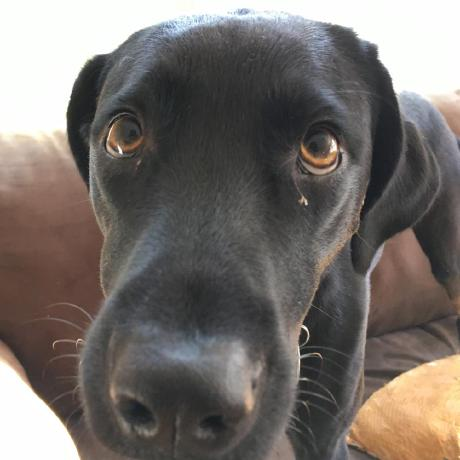
#> input picture build/dog.jpg, 460 x 460 px
$ python -i make_data.py   (imports and definitions only)
#> lines starting #> are read from the running program, lines starting #| are printed output that depends on the picture
"""Pack the four image sets into js/data/*.js and the PCA test reference.

Each js/data/<key>.js registers one dataset: all images tiled into a
sprite (a data: URL, so canvas reads it even from file://) plus labels and
the held-out indices. The page computes PCA itself from these pixels; the
reference test/ref.js holds sklearn's answers on the same pixels.

    PCA_DATA.add({key, title, w, h, ch, n, cols, labels, holdout, credit,
                  sprite})

Sets (sources need no network except cats, see fetch_cats.py):
    guesswho: the 24 Guess Who cards (notes/day20_pca_eigen/guess_who),
        name strip cropped off, 60 x 80 RGB
    olivetti: sklearn's Olivetti faces (cached), 400 x 64 x 64 gray
    emoji: Noto Color Emoji smiley faces rendered from the system font,
        64 x 64 RGB on white
    cats: AFHQ cats (Choi et al. 2020), 64 x 64 RGB, then one dog
        (build/dog.jpg) as the last image

Run (from the repo root):
    ~/venv_ds4400/bin/python -I build/make_data.py --cats <dir> \\
        --guesswho <dir> --dog build/dog.jpg
"""
import argparse
import base64
import io
import json
import math
import pathlib
import unicodedata

import numpy as np
from PIL import Image, ImageDraw, ImageFont
from sklearn.datasets import fetch_olivetti_faces
from sklearn.decomposition import PCA

ROOT = pathlib.Path(__file__).resolve().parent.parent
EMOJI_FONT = "/usr/share/fonts/truetype/noto/NotoColorEmoji.ttf"

# Yellow round faces (Unicode subgroups face-smiling .. face-negative);
# the clown, robot, cat and monkey faces are left out.
EMOJI_RANGES = [(0x1F600, 0x1F637), (0x1F641, 0x1F644), (0x1F910, 0x1F915),
                (0x1F917, 0x1F917), (0x1F920, 0x1F920), (0x1F922, 0x1F925),
                (0x1F927, 0x1F92F), (0x1F970, 0x1F976), (0x1F978, 0x1F97A),
                (0x1F9D0, 0x1F9D0), (0x1FAE0, 0x1FAE5), (0x1FAE8, 0x1FAE8),
                (0x2639, 0x263A)]


def every_kth(n: int, k: int, start: int) -> list:
    """Held-out indices start, start + k, ... below n."""
    return list(range(start, n, k))


def guesswho(src: pathlib.Path) -> dict:
    """Load the Guess Who cards.

    Returns:
        dict: {imgs, labels, holdout}, imgs (np.array) (24, 80, 60, 3) uint8
    """
    imgs, labels = [], []
    for f in sorted(src.glob("*.png")):
        im = Image.open(f).convert("RGBA")
        bg = Image.new("RGBA", im.size, (255, 255, 255, 255))
        im = Image.alpha_composite(bg, im).convert("RGB")
        # The card is 180 x 296 with the name printed below y = 240.
        im = im.crop((0, 0, 180, 240)).resize((60, 80), Image.LANCZOS)
        imgs.append(np.asarray(im))
        labels.append(f.stem.capitalize())
    return dict(imgs=np.stack(imgs), labels=labels,
                holdout=every_kth(len(imgs), 6, 3))


# [121 lines left out: functions olivetti, emoji, cats, sprite, reference, not called in this run]


CREDITS = {
    "guesswho": "Guess Who character cards, © Hasbro; scanned for "
                "teaching.",
    "olivetti": "Olivetti faces, AT&T Laboratories Cambridge (Samaria & "
                "Harter 1994), via scikit-learn.",
    "emoji": "Noto Color Emoji, Google (SIL Open Font License 1.1).",
    "cats": "AFHQ cats (Choi et al. 2020), CC BY-NC 4.0, from the 64-pixel "
            "copy zzsi/afhq64_16k; plus one dog, the author's own.",
}
TITLES = {"guesswho": "Guess Who", "olivetti": "Olivetti faces",
          "emoji": "Emoji", "cats": "Cats"}


# [25 lines left out: function main, not called in this run]


# [8 lines not run here, left out]

>>> import cv2
>>> picture = cv2.imread('dog.jpg', cv2.IMREAD_GRAYSCALE)
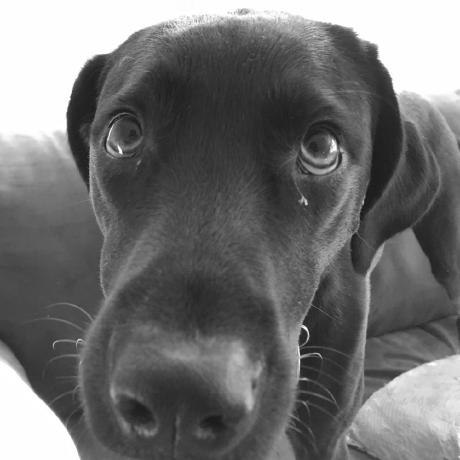
#> picture: shape (460, 460); min 14, max 255, mean 112.2
#> (the run stopped early here; a loop or call above may not have finished)
